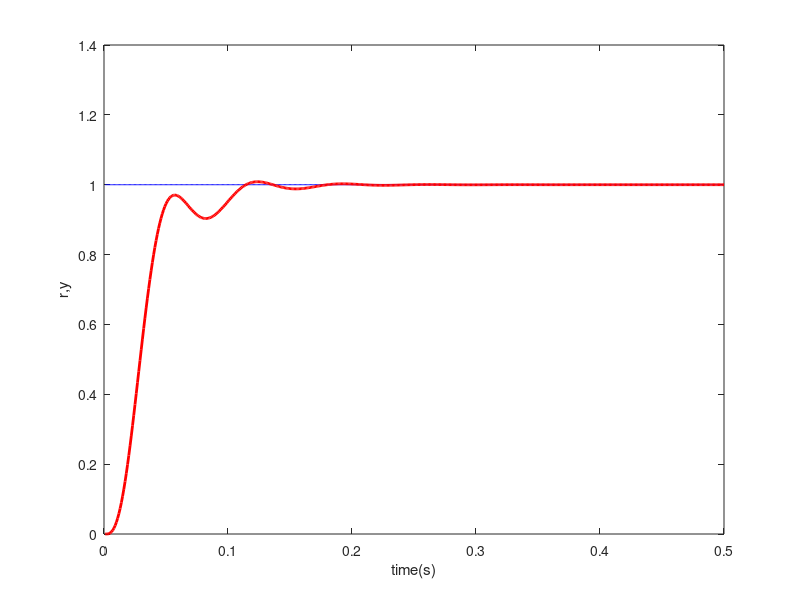
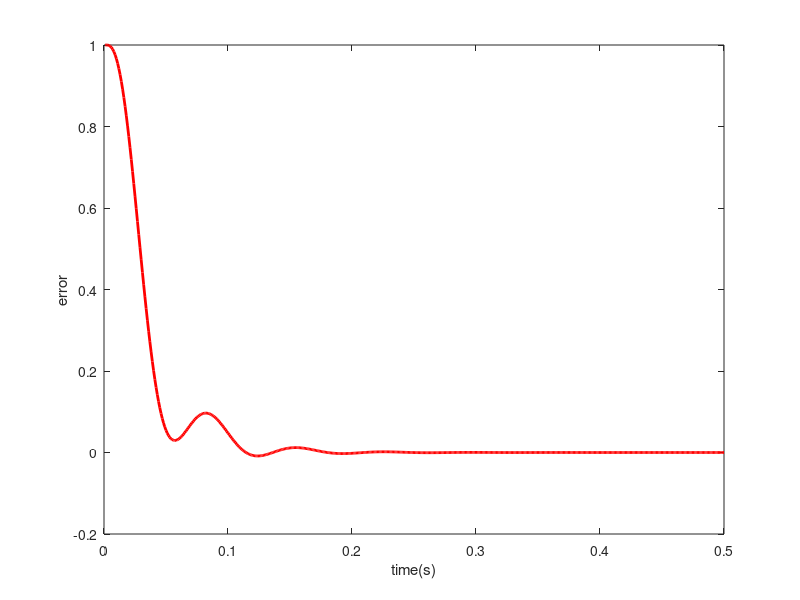

The MATLAB script that drew these images, in order:
clear all;
close all;
ts=0.001;
sys=tf(5.235e005,[1,87.35,1.047e004,0]); %Plant
dsys=c2d(sys,ts,'z');
[num,den]=tfdata(dsys,'v');
u_1=0;u_2=0;u_3=0;u_4=0;
y_1=0;y_2=0;y_3=0;
ei=0;
kp=0.61;ki=0.000000003;kd=0.001;
error_1=0;
for k=1:1:500
time(k)=k*ts;
yd(k)=1.0;
y(k)=-den(2)*y_1-den(3)*y_2-den(4)*y_3+num(1)*u_1+num(2)*u_2+num(3)*u_3+num(4)*u_4;
error(k)=yd(k)-y(k); % Calculating P
derror(k)=error(k)-error_1; % Calculating D
ei=ei+error(k)*ts;
u(k)=kp*error(k)+kd*derror(k)/ts+ki*ei; %PID Controller
u_4=u_3;u_3=u_2;u_2=u_1;u_1=u(k);
y_3=y_2;y_2=y_1;y_1=y(k);
error_1=error(k);
end
figure(1);
plot(time,yd,'b',time,y,'r','linewidth',2);
xlabel('time(s)');ylabel('r,y');
figure(2);
plot(time,yd-y,'r','linewidth',2);
xlabel('time(s)');ylabel('error');